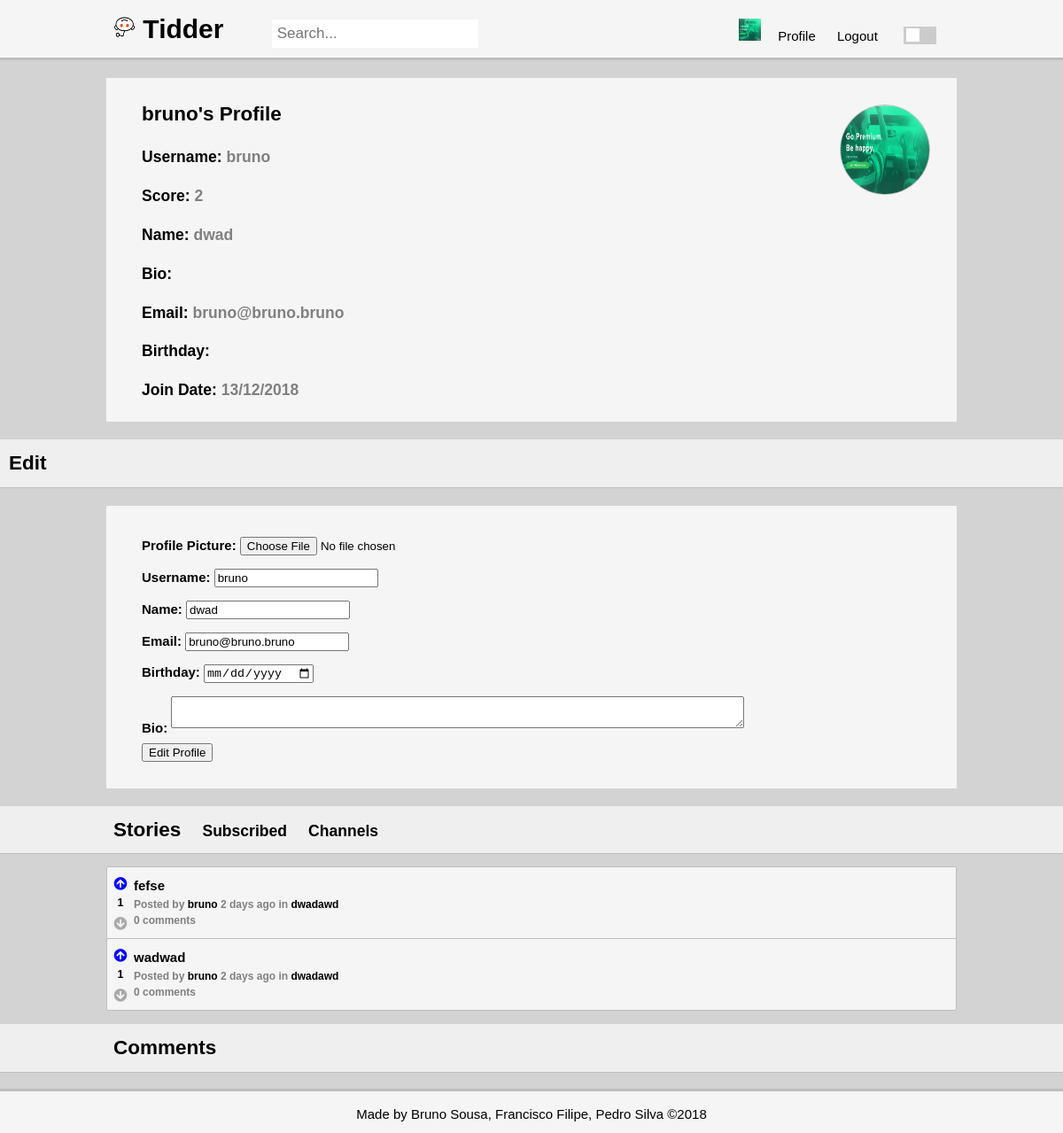
Page /pages/profile.php?username=bruno (signed in) on the committed database.
### tables this page shows
CREATE TABLE user (
    user_id INTEGER NOT NULL PRIMARY KEY AUTOINCREMENT,
    username VARCHAR NOT NULL UNIQUE,
    email VARCHAR NOT NULL UNIQUE,
    password VARCHAR NOT NULL,
    realname VARCHAR,
    birthday DATE,
    join_date DATE NOT NULL,
	bio VARCHAR
);

CREATE TABLE opinion (
    opinion_id INTEGER NOT NULL PRIMARY KEY AUTOINCREMENT,
	parent_id INTEGER REFERENCES opinion(opinion_id),
    opinion_title VARCHAR,
    opinion_text VARCHAR NOT NULL,
	channel_id INTEGER REFERENCES channel,
	posted DATETIME NOT NULL,
    user_id INTEGER NOT NULL REFERENCES user
);

### database/db_user.php (called while the page is built, shortened)
<?php
	function getUserInfo(&$user_id, $username, &$realname, &$email, &$birthday, &$join_date, &$bio) {
		$db = Database::instance()->db();
		$stmt = $db->prepare('SELECT * FROM user WHERE username = ?');
		$stmt->execute(array($username));
		$user = $stmt->fetch();
		$email = $user['email'];
		$realname = $user['realname'];
		$birthday = $user['birthday'];
		$join_date = $user['join_date'];
	}
	function getUserName($user_id){
		$db = Database::instance()->db();
		$stmt = $db->prepare('SELECT username FROM user WHERE user_id = ?');
		$stmt->execute(array($user_id));
		return $stmt->fetch()['username'];
	}
	function getPicture($user_id, &$path, &$alt){
		$path = "../pictures/".$user_id.".jpeg";
		$alt = $user_id." Profile Pic";
		if(!file_exists($path))
			$path = "../pictures/".$user_id.".jpg";
	}
?>

### database/db_story.php (called while the page is built, shortened)
<?php
	function getStories($user_id){
		$db = Database::instance()->db();
		$stmt = $db->prepare('SELECT * FROM opinion WHERE user_id = ? AND parent_id IS NULL');
		$stmt->execute(array($user_id));
		return $stmt->fetchAll();
	}
?>

### database/db_vote.php (called while the page is built, shortened)
<?php
	function getScore($opinion_id){
		$db = Database::instance()->db();
		$stmt = $db->prepare('SELECT count(*) AS score FROM vote WHERE opinion_id = ? AND value = 1');
		$stmt->execute(array($opinion_id));
		$upvotes = $stmt->fetch()['score'];
		$stmt = $db->prepare('SELECT count(*) AS score FROM vote WHERE opinion_id = ? AND value = -1');
		$stmt->execute(array($opinion_id));
		$downvotes = $stmt->fetch()['score'];
		return $upvotes - $downvotes;
	}
	function getVote($opinion_id, $user_id){
		$db = Database::instance()->db();
		$stmt = $db->prepare('SELECT value FROM vote WHERE opinion_id = ? AND user_id = ?');
		$stmt->execute(array($opinion_id, $user_id));
		$value = $stmt->fetch();
		if($value)
			return $value['value'];
		return 0;
	}
?>

### database/db_comment.php (called while the page is built, shortened)
<?php
	function getAllComments($parent_id) {
		$db = Database::instance()->db();
		$stmt = $db->prepare('SELECT * FROM opinion WHERE parent_id IS ?');
		$stmt->execute(array($parent_id));
		return $stmt->fetchAll();
	}
?>

### database/db_channel.php (called while the page is built, shortened)
<?php
	function getChannelName($channel_id){
		$db = Database::instance()->db();
		$stmt = $db->prepare('SELECT channel_name FROM channel WHERE channel_id = ?');
		$stmt->execute(array($channel_id));
		return $stmt->fetch()['channel_name'];
	}
?>

### includes/date.php (called while the page is built, shortened)
<?php
	function formatDate($date){
		if($date == '')
			return '';
		else {
			$time = strtotime($date);
			return date("d/m/Y",$time);
		}
	}
	function deltaTime($now, $date){
		$time = strtotime($date);
		$delta = $now - $time;
		if(!floor($delta/2592000)){
			$time_word = (floor($delta/86400) == 1 ? ' day ' : ' days ');
			return floor($delta/86400).$time_word.'ago';
		}
		$time_word = (floor($delta/31104000) == 1 ? ' year ' : ' years ');
		return floor($delta/31104000).$time_word.'ago';
	}
?>

### pages/profile.php (the view, shortened to what this page needs)
<?php
	include_once('../includes/date.php');
	include_once('../database/db_user.php');
	include_once('../database/db_story.php');
	include_once('../database/db_vote.php');
	include_once('../database/db_channel.php');
	include_once('../templates/tpl_common.php');
	include_once('../templates/tpl_stories.php');
	include_once('../templates/tpl_comments.php');
	$username = urldecode($_GET['username']);
	getUserInfo($user_id, $username, $realname, $email, $birthday, $join_date, $bio);
	$stories = array_reverse(getStories($user_id));
	$now = time();
	$score = 0;
	for($i = 0; $i < count($stories); $i++){
		$stories[$i]['username'] = $username;
		$stories[$i]['score'] = getScore($stories[$i]['opinion_id']);
		$stories[$i]['comments'] = getNumberComments($stories[$i]['opinion_id']);
		$stories[$i]['channel_name']= getChannelName($stories[$i]['channel_id']);
		$score += $stories[$i]['score'];
		if(isset($_SESSION['user_id']))
			$stories[$i]['vote'] = getVote($stories[$i]['opinion_id'], $_SESSION['user_id']);
	}
	$formatted_birthday = formatDate($birthday);
	$formatted_join_date = formatDate($join_date);
	draw_header(true);
?>
	<div class = "container profile">
		<div class = "comment-container">
			<h2><?=htmlentities($username)?>'s Profile</h2>
			<div class = "photo-cropper">
				<img class = "profile-pic" src=<?=$path?> alt=<?=$alt?> width="100" height="100">
			</div>
			<h3>Username: <span class = "input"> <?=htmlentities($username)?> </span></h3>
			<h3>Score: <span class = "input"><?=$score?></span></h3>
			<h3>Name: <span class = "input"><?=htmlentities($realname)?></span></h3>
			<h3>Bio: <span class = "input"><?=htmlentities($bio)?></span></h3>
			<h3>Email: <span class = "input"><?=htmlentities($email)?></span></h3>
			<h3>Birthday: <span class = "input"><?=htmlentities($formatted_birthday)?></span></h3>
			<h3>Join Date: <span class = "input"><?=$formatted_join_date?></span></h3>
		</div>
	</div>
<?php
	if(isset($_SESSION['user_id']) && $_SESSION['user_id'] == $user_id){?>
<section id="edit">
	<header class = "secondary-header">
		<h2>Edit</h2>
	</header>
	<div class = "container profile">
		<div class = "comment-container">
			<form method="post" action="../actions/action_edit_profile.php" enctype="multipart/form-data">
				<label>Profile Picture:
					<input type="file" name="img" value="" accept="image/png, image/jpeg">
				</label>
				<label>Username:
					<input type="text" name="username" value="<?=htmlentities($username)?>" required>
				</label>
				<label>Name:
					<input type="text" name="realname" value="<?=htmlentities($realname)?>">
				</label>
				<label>Email:
					<input type="email" name="email" value="<?=htmlentities($email)?>" required>
				</label>
				<label>Birthday:
					<input type="date" name="birthday" value="<?=htmlentities($birthday)?>">
				</label>
				<label>Bio:
					<textarea name="bio"><?=htmlentities($bio)?></textarea>
				</label>
				<input type="submit" value="Edit Profile">
			</form>
		</div>
	</div>
</section>
<?php }
	draw_stories($stories, false);
?>

### templates/tpl_stories.php (shortened to what this page needs)
<?php
	include_once('../templates/tpl_comments.php');
	function draw_stories($stories, $not_profile){
		global $channel;
		?>
	<section id="stories">
	<header class = "secondary-header">
	<div class = "container">
		<?php if(isset($_GET['subscribed']) && $_GET['subscribed'] == 'true') { ?>
			<h2>Subscribed</h2>
			<h3><a href="stories.php">Stories</a></h3>
			<h3><a href="channels.php">Channels</a></h3>
		<?php } else {?>
			<h2>Stories</h2>
			<h3><a href="stories.php?subscribed=true">Subscribed</a></h3>
			<h3><a href="channels.php">Channels</a></h3>
		<?php } ?>
		</div>
		</header>
		<div class = "container">
			<ol>
			<?php
				foreach($stories as $story)
					draw_story($story);
			?>
			</ol>
		</div>
			</section>
<?php }
		function draw_story($story) {
		global $now;
		?>
		<li>
				<article class="story" data-id="<?=$story['opinion_id']?>">
					<div class = "votes-container">
							<div class = "votes">
								<div class="upvote" role="button" data-value="<?=$story['vote']?>"><i class="fas fa-arrow-circle-up"></i></div>
								<h5><?=$story['score']?></h5>
								<div class="downvote" role="button" data-value="<?=$story['vote']?>"><i class="fas fa-arrow-circle-down"></i></div>
							</div>
					</div>
					<div class = "storyinfo">
						<h3><a href="story.php?story_id=<?=$story['opinion_id']?>"><?=htmlentities($story['opinion_title'])?></a></h3>
						<h4>Posted by <a href="<?='profile.php?username='.urlencode($story['username'])?>"><?=htmlentities($story['username'])?></a>
							<?=deltaTime($now, $story['posted'])?>
							in <a href="<?='stories.php?channel='.urlencode($story['channel_name'])?>"><?=htmlentities($story['channel_name'])?></a></h4>
						<?php if($story['comments'] == 1){ ?>
							<h4><?=$story['comments']?> comment</h4>
						<?php } else { ?>
							<h4><?=$story['comments']?> comments</h4>
						<?php } ?>
					</div>
		   </article>
		</li>
    <?php } ?>

### css/style.css (style rules this page uses)
html, body { height: 100%; margin: 0; }
body { background-color: var(--main-bg); font: 15px/1.5 Arial, Helvetica, sans-serif; padding: 0; position: relative; }
h2, h3, h5,p { color: var(--main-font-color); }
h4 { font-size: 12px; color: var(--secondary-font-color); }
.container { width: 80%; margin: 0px auto; overflow: hidden; min-height: 100%; position: relative; }
textarea { width: 70%; display: block; }
a { color: var(--main-font-color); text-decoration: none; }
ol { list-style-type: none; padding: 0; }
.fa-arrow-circle-down, .fa-arrow-circle-up { color: var(--icon-color); }
.upvote[data-value="1"] .fa-arrow-circle-up , .fa-arrow-circle-up:hover { color: blue; }
.upvote , .downvote { margin:0; padding:0; margin-top: 3px; }
header { background-color: var(--writing-bg); color: var(--main-font-color); padding: 10px; border-bottom: var(--border-color) 3px solid; }
.secondary-header { background-color: var(--secondary-writing-bg); border-bottom: var(--border-color) 1px solid; }
.secondary-header h3, .secondary-header h2 { display: inline-block; padding-right: 20px; margin: 0; }
.photo-cropper { border-radius: 50%; position: absolute; top: 30px; right: 30px; }
.profile-pic { border: 1px solid var(--border-color); border-radius: 50%; }
.comment-container .input { color: var(--grey-shade-5); }
.profile { position: relative; background-color: var(--writing-bg); margin: 20px auto; }
section#edit form { padding: 20px 0; }
section#edit form * { margin: 5px 0; display: block; }
section#edit label { font-weight: bold; }
section#edit label * { display: inline-block; }
.comment-container { padding: 5px; padding-left: 40px; }
article.story { background-color: var(--writing-bg); position: relative; min-height: 80px; border-radius: 2px; border: var(--border-color) 1px solid; margin-top: -1px; }
.votes-container { position: absolute; float: left; width: 30px; display: flex; align-items: center; justify-content: center; flex-direction: column; margin-top: 5px; }
.votes-container h5 { padding: 0; margin: 0; text-align: center; }
article.story .storyinfo { padding: 10px; padding-left: 30px; overflow: hidden; }
article.story .storyinfo h3 { margin: 0; margin-right: 5px; font-size: 15px; }
article.story .storyinfo h3 a { color: var(--main-font-color); text-decoration: none; }
article.story .storyinfo h4 { margin: 0; }
article.story .storyinfo h4 a { text-decoration: none; }

### css/color.css (style rules this page uses)
:root { --grey-shade-0: #f9f9f9; --grey-shade-1: #f5f5f5; --grey-shade-1-5: #efefef; --grey-shade-2: #d3d3d3; --grey-shade-3: #bebebe; --grey-shade-4: #a9a9a9; --grey-shade-5: #808080; --grey-shade-6: #505050; --grey-shade-7: #303030; }
body.light { --main-bg: var(--grey-shade-2); --hover-bg: var(--grey-shade-2); --writing-bg: var(--grey-shade-1); --secondary-writing-bg: var(--grey-shade-1-5); --border-color: var(--grey-shade-3); --main-font-color: black; --secondary-font-color: var(--grey-shade-5); --icon-color: var(--grey-shade-4); --button-color: var(--grey-shade-3); --button-color-hover: var(--grey-shade-5); }

### rows in the picture
user: username "bruno", realname "dwad", email "bruno@bruno.bruno", join_date "13/12/2018"
opinion: score "1", opinion_title "fefse", username "bruno", posted "2 days ago", channel_name "dwadawd", comments "0"
opinion: score "1", opinion_title "wadwad", username "bruno", posted "2 days ago", channel_name "dwadawd", comments "0"

### other values in the picture
$score "2"
